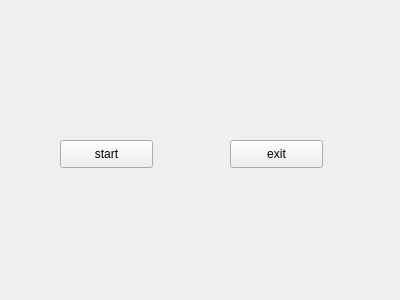
<?xml version="1.0" encoding="UTF-8"?>
<ui version="4.0">
 <class>Form</class>
 <widget class="QWidget" name="Form">
  <property name="geometry">
   <rect>
    <x>0</x>
    <y>0</y>
    <width>400</width>
    <height>300</height>
   </rect>
  </property>
  <property name="windowTitle">
   <string>Form</string>
  </property>
  <widget class="QPushButton" name="pushButton">
   <property name="geometry">
    <rect>
     <x>60</x>
     <y>140</y>
     <width>93</width>
     <height>28</height>
    </rect>
   </property>
   <property name="text">
    <string>start</string>
   </property>
  </widget>
  <widget class="QPushButton" name="pushButton_2">
   <property name="geometry">
    <rect>
     <x>230</x>
     <y>140</y>
     <width>93</width>
     <height>28</height>
    </rect>
   </property>
   <property name="text">
    <string>exit</string>
   </property>
  </widget>
 </widget>
 <resources/>
 <connections>
  <connection>
   <sender>pushButton</sender>
   <signal>clicked()</signal>
   <receiver>Form</receiver>
   <slot>hide()</slot>
   <hints>
    <hint type="sourcelabel">
     <x>95</x>
     <y>148</y>
    </hint>
    <hint type="destinationlabel">
     <x>116</x>
     <y>201</y>
    </hint>
   </hints>
  </connection>
  <connection>
   <sender>pushButton_2</sender>
   <signal>clicked()</signal>
   <receiver>Form</receiver>
   <slot>close()</slot>
   <hints>
    <hint type="sourcelabel">
     <x>261</x>
     <y>156</y>
    </hint>
    <hint type="destinationlabel">
     <x>275</x>
     <y>214</y>
    </hint>
   </hints>
  </connection>
 </connections>
</ui>
